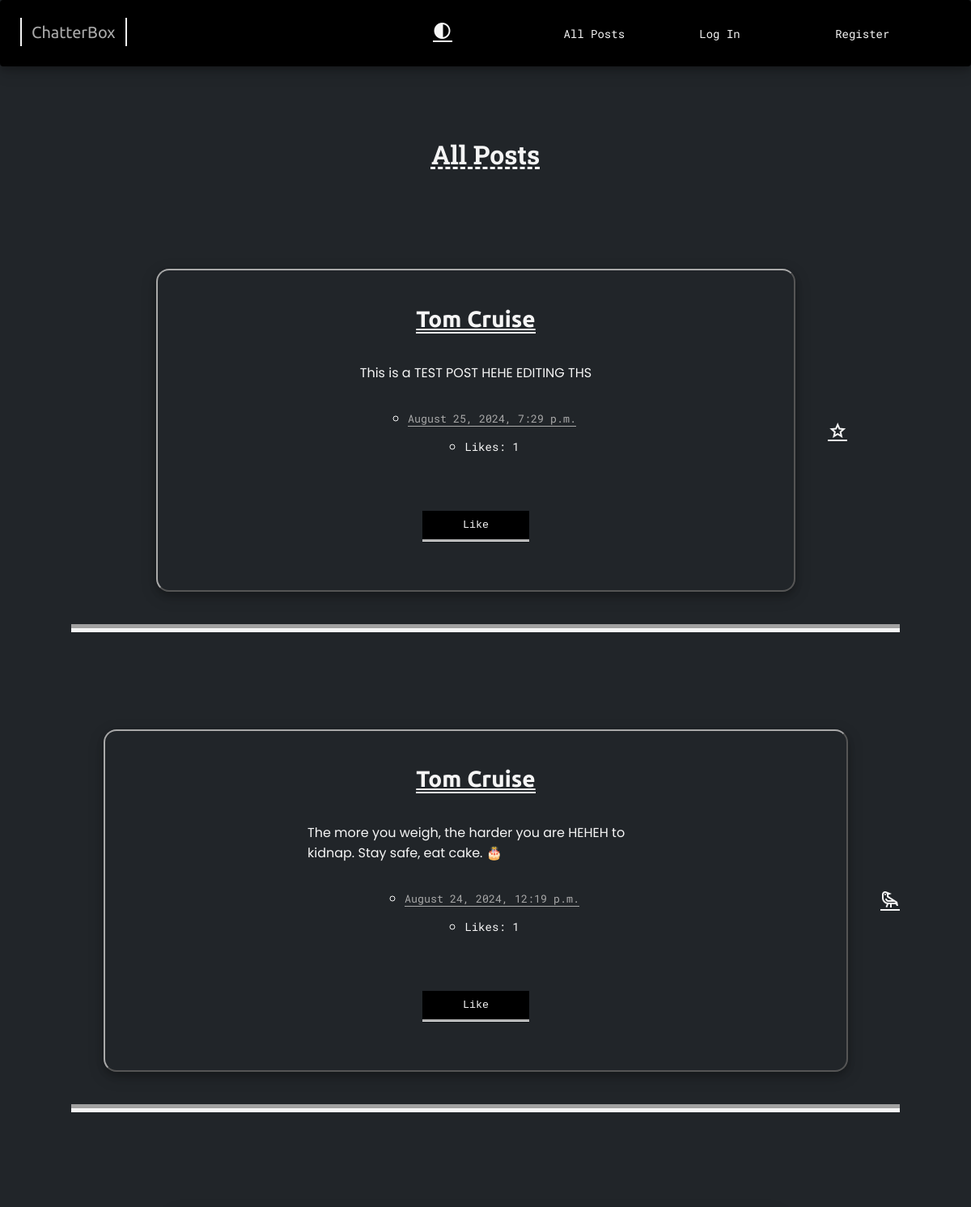
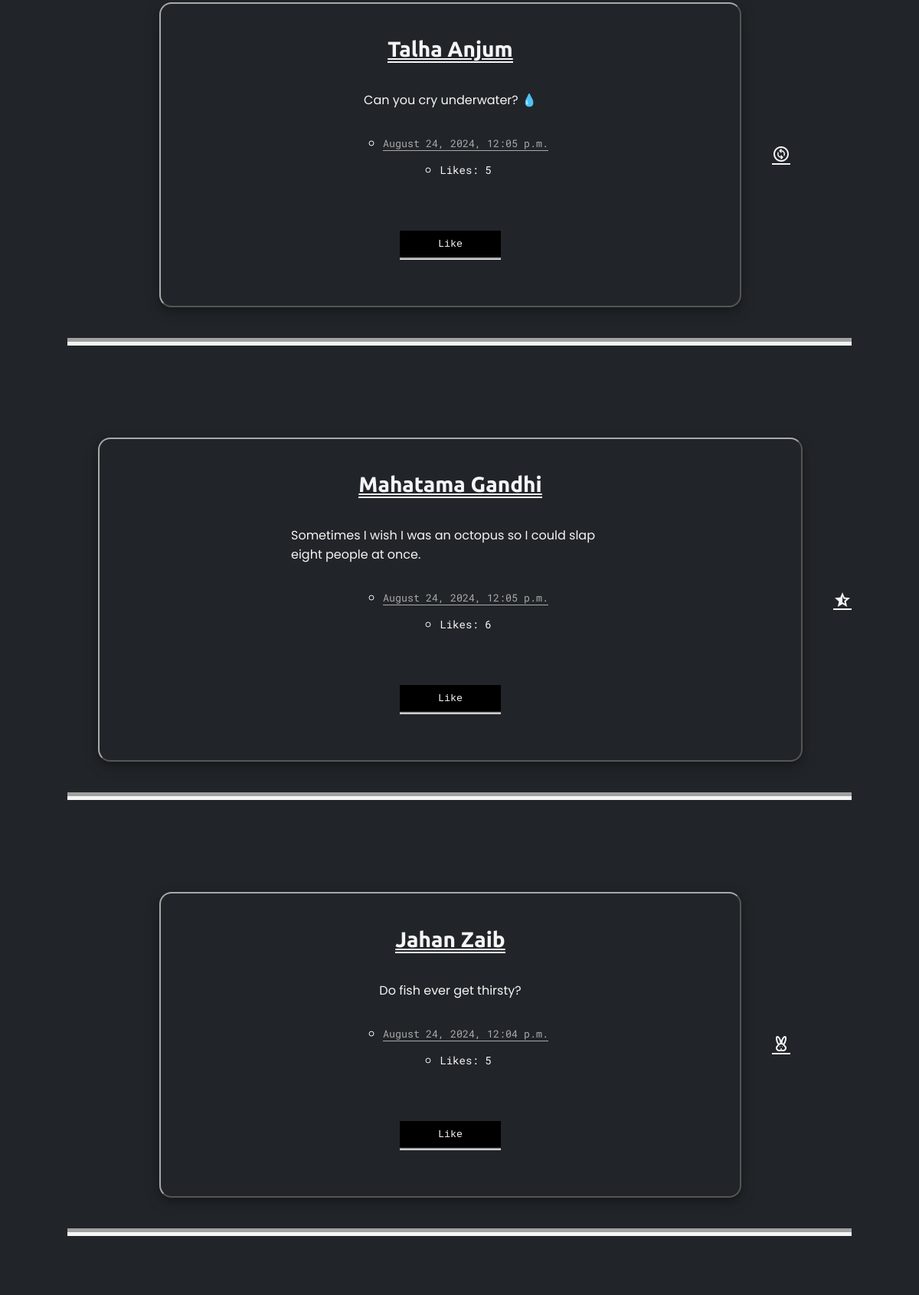
The page / (upper part) on the database its author committed (2 pictures, top to bottom).
### network/models.py (models this page shows, shortened)
class NewPost(models.Model):
    creator = models.ForeignKey(User, on_delete=models.CASCADE, related_name="post_creator", blank=False)
    content = models.TextField(blank=False)
    time = models.DateTimeField( default=timezone.now )
    likes = models.ManyToManyField("User", related_name="liked_posts", blank=True)
    def like_count(self):
        return self.likes.count()

class User(AbstractUser):
    followers = models.ManyToManyField("self", symmetrical=False, related_name="following", blank=True)

### network/views.py (the view)
# urls.py: path("", views.index, name="index"),
def index(request):
    posts = NewPost.objects.all().order_by("-time")
    page_number = request.GET.get("page")
    paginated_posts = paginating_poster(posts, page_number)
    return render(request, "network/index.html", {
        "posts": paginated_posts
    })

### network/views.py (called while the page is built)
def paginating_poster(posts, page_number):
    paginator = Paginator(posts, 10)
    try:
        paginated_posts = paginator.page(page_number)
    except PageNotAnInteger:
        paginated_posts = paginator.page(1)
    except EmptyPage:
        paginated_posts = paginator.page(paginator.num_pages)
    return paginated_posts

### network/templates/network/index.html (shortened to what this page needs)
{% extends "network/layout.html" %}
{% block body %}
    <h1 class="main-header">All Posts</h1>
    {% for post in posts %}
        <div class="posts-container">
            <div id="post-{{ post.id }}" class="post-item">
                <h2 class="post-user"><a style="color: var(--postUser);" href="{% url "profile_user" post.creator.username %}" style="text-decoration: none;">{{ post.creator.username }}</a></h2>
                <div class="post-content-container">
                    <p class="post-content"> {{ post.content }}</p>
                </div>
                <ul class="post-list">
                    <li><small class="post-time"> {{ post.time|date:"F j, Y, g:i a" }}</small></li>
                    <li><p id="like-count-{{ post.id }}" class="post-like">Likes: {{ post.like_count }}</p></li>
                </ul>
                <div post-button-container>
                    <button class="like-button" data-post-id="{{ post.id }}">
                        {% if request.user in post.likes.all %}
                            Unlike
                        {% else %}
                            Like
                        {% endif %}
                    </button>
                </div>
            </div>
            <span class="material-symbols-outlined random-icon"></span>
        </div>
    {% endfor %}
{% endblock %}

### network/static/network/styles.css (style rules this page uses)
.dark-theme { --bg: #212529; --fontColor: whitesmoke; --navColor: black; --fontStyle: Poppins; --colorDefault: whitesmoke; --themer: whitesmoke; --mainHeader: whitesmoke; --postBorder: rgb(169, 169, 169); --postUser: whitesmoke; --followHeadBack: whitesmoke; --followHeadFront: rgb(169, 169, 169); --buttonFront: black; }
* { transition: 0.5s; }
.footer, .pagination-container, .header-container, .post-list, .post-item, .posts-container, .main-header, .navbar-main { display: flex; align-items: center; justify-content: center; }
.post-item, .navbar-main { box-shadow: 0 4px 8px 0 rgba(0, 0, 0, 0.2), 0 6px 20px 0 rgba(0, 0, 0, 0.19); }
.post-item, .nav-component, .nav-main-component { position: relative; }
.post-item::after, .nav-component::after, .nav-main-component::after { content: ""; position: absolute; left: 0; bottom: -6px; width: 100%; height: 3px; background: var(--colorDefault); border-radius: 5px; transform: scaleX(0); transition: 0.5s; }
body { background-color: var(--bg); color: var(--fontColor); font-family: var(--fontStyle); padding-top: 140px; transition: 1s; }
.material-symbols-outlined { color: var(--themer); transition: 1s; border-bottom: 2px double whitesmoke; font-variation-settings: "FILL" 0, "wght" 400, "GRAD" 0, "opsz" 24; }
.main-header { font-family: Roboto Slab; text-decoration: underline; text-decoration-style: dashed; color: var(--mainHeader); }
.posts-container { border-bottom: 10px groove var(--mainHeader); margin: 80px; }
.post-item { flex-direction: column; border: 2px outset var(--postBorder); margin: 40px; padding: 20px 250px; border-radius: 16px; transition: 1s; }
.post-user { font-family: Ubuntu; font-size: 28px; color: var(--postUser); border-bottom: 2px double var(--postUser); margin-bottom: 20px; }
.post-list { justify-content: flex-start; flex-direction: column; list-style: circle; font-family: Roboto Mono; }
.post-time { color: var(--postBorder); border-bottom: 1px solid var(--postBorder); }
.post-like { font-size: 14px; }
.like-button { padding: 10px 50px; margin: 40px; cursor: pointer; transition: 0.5s; color: whitesmoke; border: none; border-bottom: 3px groove var(--fontColor); background-color: var(--buttonFront); font-family: monospace; }

### rows shown on the page
NewPost: creator.username "Tom Cruise", content "This is a TEST POST HEHE EDITING THS", time "August 25, 2024, 7:29 p.m.", like_count "1", shows "Like"
NewPost: creator.username "Tom Cruise", content "The more you weigh, the harder you are HEHEH to kidnap. Stay safe, eat cake. 🎂", time "August 24, 2024, 12:19 p.m.", like_count "1", shows "Like"
NewPost: creator.username "Talha Anjum", content "Can you cry underwater? 💧", time "August 24, 2024, 12:05 p.m.", like_count "5", shows "Like"
NewPost: creator.username "Mahatama Gandhi", content "Sometimes I wish I was an octopus so I could slap eight people at once.", time "August 24, 2024, 12:05 p.m.", like_count "6", shows "Like"
NewPost: creator.username "Jahan Zaib", content "Do fish ever get thirsty?", time "August 24, 2024, 12:04 p.m.", like_count "5", shows "Like"
